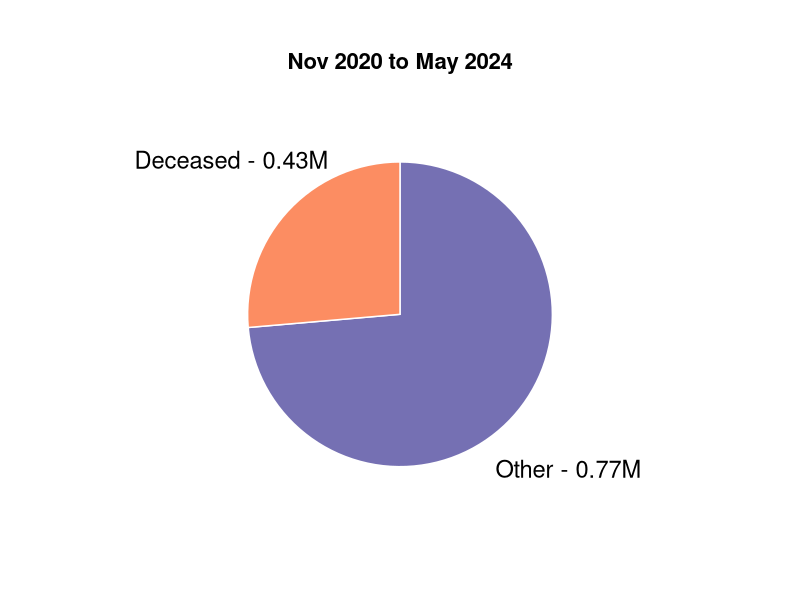

Generate this figure with R:
# Load required libraries
library(ggplot2)
library(dplyr)

s1 <- "Deceased"
s2 <- "Other"
value <- c(0.43, 1.2)

group1 <- paste0(s1, " - ", value[1], "M")
group2 <- paste0(s2, " - ", round(value[2] - value[1], 2), "M")

group1
group2


# Create Data
data <- data.frame(
  group = c(group1, group2),
  value = value
)

# Create a named vector for colors
color_mapping <- c("#fc8d62", "#7570b3")
names(color_mapping) <- c(group1, group2)

# Compute the position of labels
data <- data %>% 
  arrange(desc(group)) %>%
  mutate(prop = value / sum(data$value) * 100) %>%
  mutate(ypos = cumsum(prop) - 0.5 * prop)

# Basic piechart with adjusted label positions, custom colors, and title
ggplot(data, aes(x = "", y = prop, fill = group)) +
  geom_bar(stat = "identity", width = 1, color = "white") +
  coord_polar("y", start = 0) +
  theme_void() + 
  theme(
    legend.position = "none",
    plot.title = element_text(vjust = -8.1, hjust = 0.5, size = 16, face = "bold")
  ) +
  
  # Adjust the label positions using position_nudge()
  geom_text(aes(y = ypos, label = group), color = "black", size = 6,
            position = position_nudge(x = 1.00)) +
  
  # Use custom colors with variable group names
  scale_fill_manual(values = color_mapping) +
  
  # Add title
  labs(title = "Nov 2020 to May 2024")